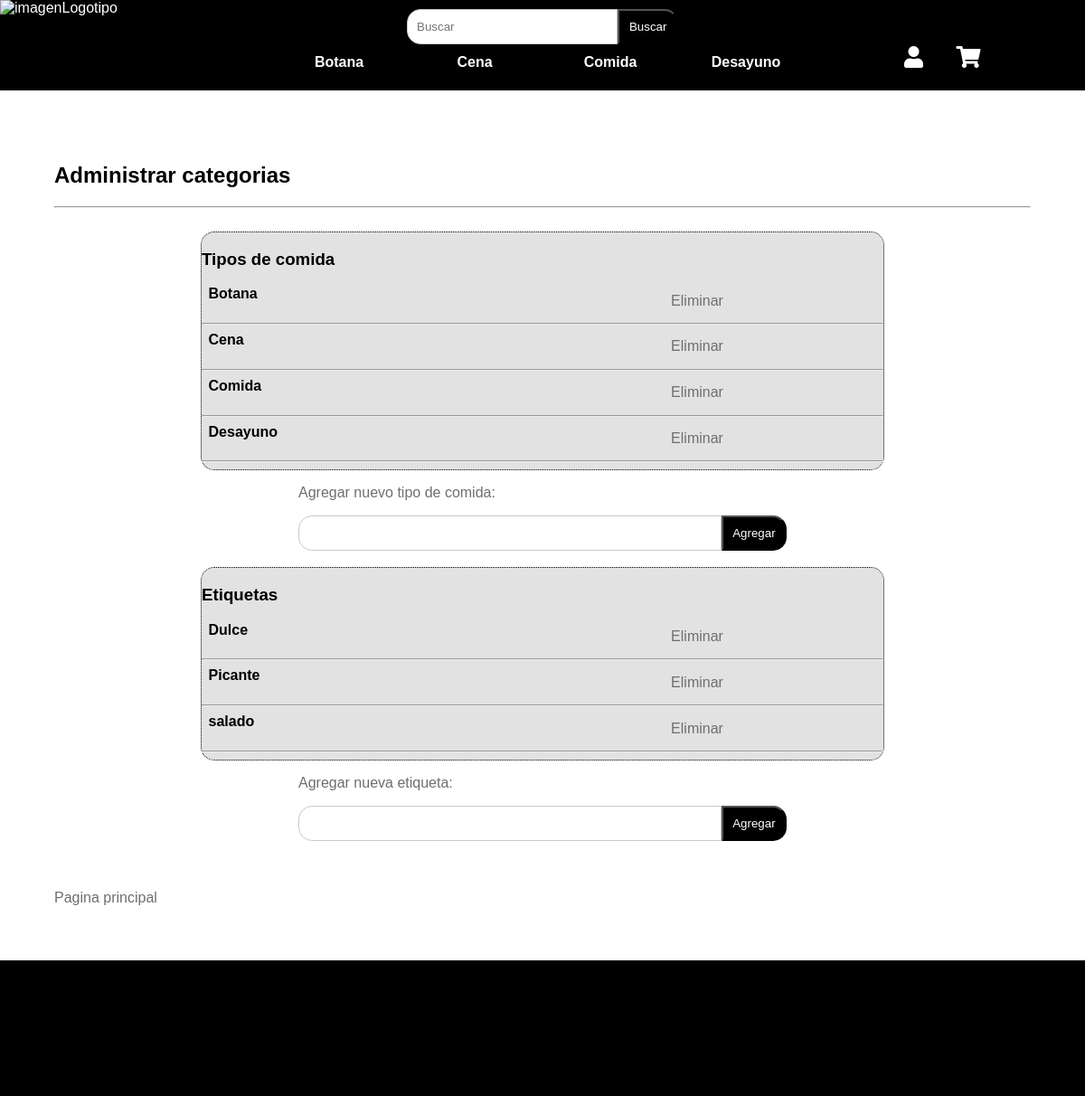
The page /tienda/administrarCategorias.php (signed in) on the database its author committed.
### tables this page shows
CREATE TABLE `tipos` (
  `tipo` varchar(15) NOT NULL COMMENT 'Desayuno, postre etc'
);

CREATE TABLE `etiquetas` (
  `etiqueta` varchar(15) NOT NULL COMMENT 'picante, dulce'
);

### tienda/administrarCategorias.php (the view, shortened to what this page needs)
<?php
    include("funciones.php");
    $conn = ConectarBD();
?>
<!DOCTYPE html>
<html lang="en">
<head>
    <?php
        relacionesEstiloBarra();
        relacionesFormulario();
        relacionesSeccionDL();
    ?>
</head>
<body onload="verificaReenvio()">
    <?php
        encabezado();
    ?>
    <div class="contenidoPagina">
        <h2>Administrar categorias</h2>
        <hr>
        <br>
        <section class="seccion">
        <h3>Tipos de comida</h3>
        <?php
        $qry = "select * from tipos";
        $res = mysqli_query($conn,$qry);
        if(mysqli_num_rows($res)>0)
        {
            while($reg=mysqli_fetch_array($res))
            {
                echo "<div class='datosLiga'>
                        <div class='datos'>
                            <h4>".$reg["tipo"]."</h4>
                        </div>
                        <a class='liga' href='administrarCategorias.php?tipo=".$reg["tipo"]."'> Eliminar</a>
                    </div> <hr>";
            }
        }
        else
            echo "<p class='p'>Aún no hay categorias de comida</p>";
        ?>
        </section>
        <form class="formulario" method="POST" action="administrarCategorias.php" onsubmit="return validarT()">
            <div class="campoB">
                <p>Agregar nuevo tipo de comida:</p>
                <div>
                    <input class="texto" type='text' id='nuevoTipo' name='nuevoTipo'>
                    <input class='enviar' type='submit' value='Agregar'>
                </div>
            </div>
        </form>
        <br>
        <section class="seccion">
        <h3>Etiquetas</h3>
        <?php
        $qry = "select * from etiquetas";
        $res = mysqli_query($conn,$qry);
        if(mysqli_num_rows($res)>0)
        {
            while($reg=mysqli_fetch_array($res))
            {
                echo "<div class='datosLiga'>
                        <div class='datos'>
                            <h4>".$reg["etiqueta"]."</h4>
                        </div>
                        <a class='liga' href='administrarCategorias.php?etiqueta=".$reg["etiqueta"]."'> Eliminar</a>
                    </div> <hr>";
            }
        }
        else
            echo "<p class='p'>Aún no hay etiquetas de comida</p>";
        ?>
        </section>
        <form class="formulario" method="POST" action="administrarCategorias.php" onsubmit="return validarE()">
            <div class="campoB">
                <p>Agregar nueva etiqueta:</p>
                <div>
                    <input class="texto" type='text' id='nuevaEtiqueta' name='nuevaEtiqueta'>
                    <input class='enviar' type='submit' value='Agregar'>
                </div>
            </div>
        </form>
        <br>
        <br>
        <br>
        <a class='liga' href="principal.php">Pagina principal</a>
    </div>
    <?php
        footer();
    ?>
</body>
</html>

### tienda/funciones.php (shortened to what this page needs)
<?php
	function encabezado()
	{
		$conn=conectarBD();
		$barra="<div id='encabezado'>
			<img id='logo' src='logo.jpeg' alt='imagenLogotipo'>
			<div id='seccionMedia'>
				<form class='formulario' method='get' action='busqueda.php' onsubmit='return validaDatos()'>
					<div class='campoB'>
						<div>
							<input class='texto' type='text' placeholder='Buscar' id='buscar' name='buscar'>
							<input class='enviar' type='submit' value='Buscar'>
						</div>
					</div>
				</form>
				<nav id='menuNav'>";
				$qry="select tipo from tipos";
				$res = mysqli_query($conn,$qry);
				if(mysqli_num_rows($res)>0)
				{
					while($reg = mysqli_fetch_array($res))
					{
						$barra=$barra."<a class='liga' href='busqueda.php?".$reg["tipo"]."=on&buscar=&b='aplicar'>".$reg["tipo"]."</a>";
					}
				}
			$barra=$barra."</nav>
			</div>
			<section id='espacioIconos'>
				<a id='cuenta' onmouseout='ocultaSM(\"subMenuC\")' onmouseover='mostrarSM(\"subMenuC\",\"cuenta\")' href='#'><i class='fas fa-user'></i></a>
				<a id='carrito' href='carrito.php'><i class='fas fa-shopping-cart'></i></a>
				<nav id='subMenuC' onmouseout='ocultaSM(\"subMenuC\")' onmouseover='mostrarSM(\"subMenuC\",\"cuenta\")'>
				";
				if(!isset($_SESSION["usuario"]))
					$barra=$barra."<a href='login.php'>Iniciar sesión</a>
								   <a href='registro.php'>Registrate</a>";
				else
				{
					$barra=$barra."<p>".$_SESSION["usuario"]."</p>
									<a href='verCompras.php'>Ver compras</a>
									<a href='configuraDatos.php'>Configuración</a>
								   <a href='logout.php'>Cerrar sesión</a>";
					if($_SESSION["tipo"]=="Administrador")
					{
						$barra=$barra."<a href='agregarProducto.php'>Agregar producto</a>";
						$barra=$barra."<a href='administrarCategorias.php'>Administrar categorias</a>";
						$barra=$barra."<a href='administrarPromociones.php'>Administrar promociones</a>";
					}
				}
				$barra = $barra . "</nav>
			</section>
		</div>
		<div id='difuminado'></div>";
		echo $barra;
	}
	?>
	<?php
	function footer()
	{
		echo"<div id='footer'></div>";
	}
	function relacionesEstiloBarra()
	{
		echo "<link href='css/all.css' rel='stylesheet'>";
		echo "<link href='elementos/formularios.css' rel='stylesheet'/>";
		echo "<link href='elementos/encabezado/encabezadoGeneral.css' rel='stylesheet'/>";
		echo "<link href='elementos/encabezado/encabezadoGrande.css' rel='stylesheet' media='screen and (min-width:981px)'/>";
		echo "<link href='elementos/encabezado/encabezadoMediano.css' rel='stylesheet' media='screen and (max-width: 980px)'/>";
	}
	function relacionesFormulario()
	{
		echo "<link href='css/all.css' rel='stylesheet'>";
		echo "<link href='elementos/formularios.css' rel='stylesheet'/>";
	}
	function relacionesSeccionDL()
	{
		echo "<link href='elementos/seccionDL.css' rel='stylesheet'/>";
	}
	function conectarBD()
	{
		$c = mysqli_connect("localhost","root","","proyectotecweb");
		return $c;
	}
	?>

### tienda/css/all.css (style rules this page uses)
.fa, .fas, .far, .fal, .fad, .fab { -moz-osx-font-smoothing: grayscale; -webkit-font-smoothing: antialiased; display: inline-block; font-style: normal; font-variant: normal; text-rendering: auto; line-height: 1; }
.fa-shopping-cart:before { content: "\f07a"; }
.fa-user:before { content: "\f007"; }
.fa, .fas { font-family: 'Font Awesome 5 Free'; font-weight: 900; }

### tienda/elementos/formularios.css (style rules this page uses)
.contenidoPagina { margin:5%; font-family: poppins,sans-serif; min-height: 270px; }
.formulario { display: flex; flex-direction: column; }
.p, .campo, .liga, .campoC { width:40%; margin: 1% auto; color: rgb(110,110,110); }
.liga { text-decoration: none; }
.enviar { width:80px; margin:auto; padding:10px; border-radius:15px; background-color:black; color:white; }
.campoB { width: 50%; margin: auto; color: rgb(110,110,110); }
.campoB div { display: flex; }
.campoB .texto { box-sizing: border-box; width: 100%; padding:10px; border-radius: 15px 0px 0px 15px; border:1px solid rgb(200,200,200); }
.campoB .enviar { border-radius: 0px 15px 15px 0px; }

### tienda/elementos/encabezado/encabezadoGeneral.css (style rules this page uses)
body { margin:0px; min-height: 100vh; display: flex; flex-flow: column; }
#encabezado { font-family: poppins,sans-serif; position: absolute; width: 100%; height: 100px; z-index: 30; display: flex; justify-content: space-between; }
#logo { box-sizing: border-box; color: white; }
#seccionMedia { width: 50%; }
#seccionMedia form { margin-top: 10px; padding: auto; }
#menuNav { display: flex; flex-flow: row; justify-content: space-around; }
#menuNav .liga { text-align: center; border-radius: 5px; color: white; font-weight: bold; padding: 5px 10px; }
#espacioIconos { box-sizing: border-box; width: 200px; padding-top: 50px; }
#espacioIconos a { box-sizing: border-box; font-size: 1.5em; color: white; }
#carrito { margin-left: 16%; }
#difuminado { box-sizing: border-box; background-color: black; position: absolute; opacity: 20%; width: 100%; height: 100px; z-index: 20; }
#footer { display: block; background-color: black; width: 100%; height: 150px; margin-bottom: 0px; }

### tienda/elementos/encabezado/encabezadoGrande.css (style rules this page uses)
#encabezado { height: 100px; }
#logo { width: 200px; height: 100%; }
#seccionMedia { height: 100%; }
#espacioIconos { height: 100%; }

### tienda/elementos/seccionDL.css (style rules this page uses)
.seccion { width: 70%; margin:auto; box-sizing: border-box; background-color:rgb(226, 226, 226); border: 1px dotted black; border-radius: 15px; }
.datosLiga { display: flex; margin: 1%; justify-content: space-between; }
.datos { width: 90%; }
.datos h4 { margin: 0px; }

### tienda/elementos/encabezado/encabezadoMediano.css (style rules this page uses)
#encabezado { height: 100px; display: flex; justify-content: space-between; }
#logo { width: 200px; height: 100px; }
#seccionMedia { position: absolute; top: 100px; justify-content: center; width:100%; height: 100%; }
#espacioIconos { display: inline-block; height: 100px; }
#difuminado { position: relative; height: 200px; opacity: 100%; }

### tienda/funciones.php (style rules this page uses)
#difuminado { opacity: 100%; position:relative; }

### rows shown on the page
tipos: tipo "Botana"
tipos: tipo "Cena"
tipos: tipo "Comida"
tipos: tipo "Desayuno"
etiquetas: etiqueta "Dulce"
etiquetas: etiqueta "Picante"
etiquetas: etiqueta "salado"
